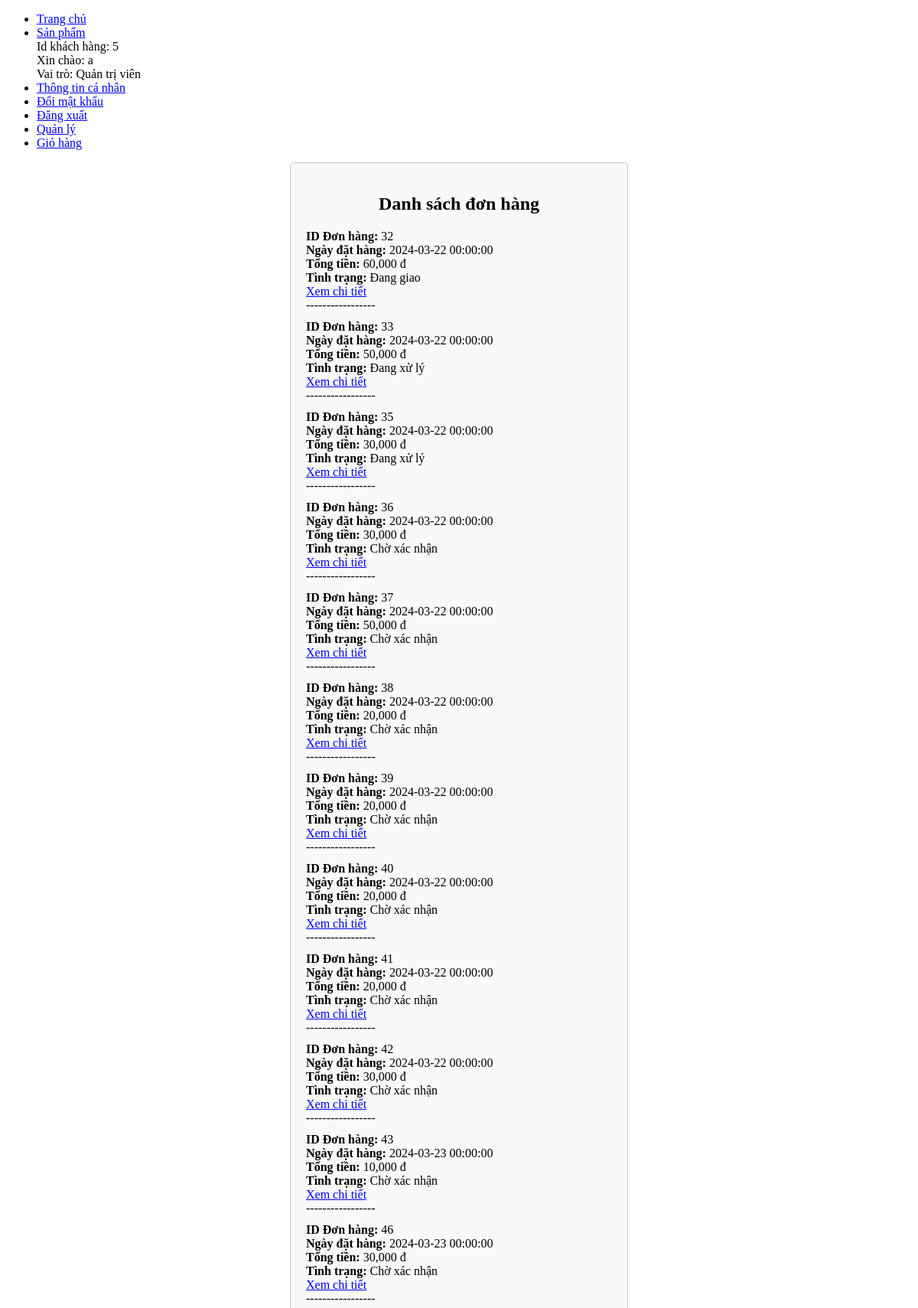
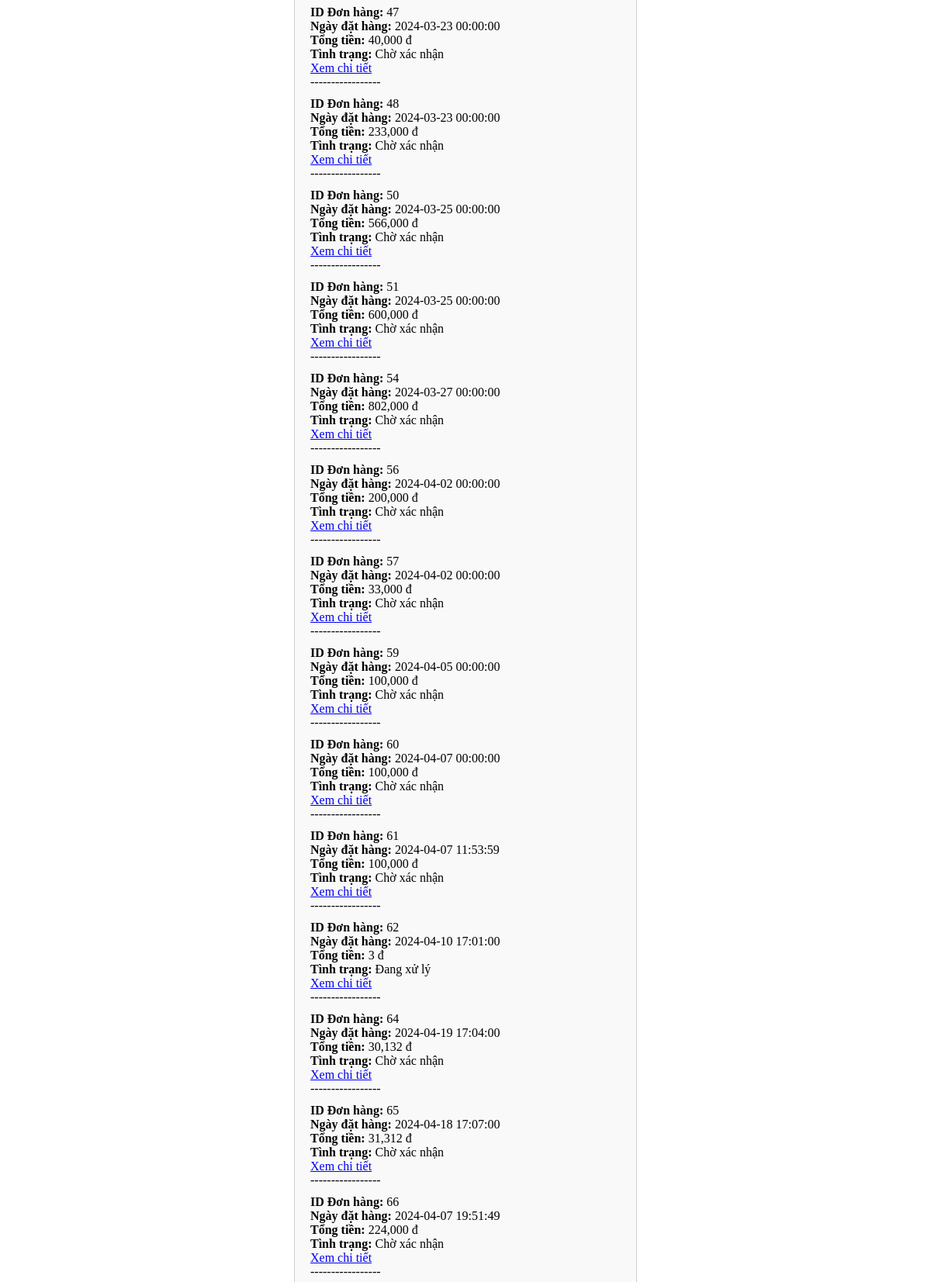
The app's page /user/index.php?ctrl=customerUserController&action=viewOrderList (signed in, upper part) with its own data (2 pictures, top to bottom).
### tables this page shows
CREATE TABLE `don_dat_hang` (
  `id` int(11) NOT NULL,
  `id_khach_hang` int(11) DEFAULT NULL,
  `ngay` datetime DEFAULT NULL,
  `tong_tien` decimal(10,2) DEFAULT NULL,
  `ghi_chu` text DEFAULT NULL,
  `tinh_trang` varchar(224) DEFAULT NULL
);

### lib/database.php (called while the page is built, shortened)
<?php
class Database
{
    private $host = "localhost";
    private $username = "root";
    private $password = "";
    private $database = "phonestore";
    private $conn;
    public function __construct()
    {
        $this->conn = $this->connectDB();
    }
    private function connectDB()
    {
        $conn = mysqli_connect($this->host, $this->username, $this->password, $this->database);
        return $conn;
    }
    public function select($query)
    {
        $result = mysqli_query($this->conn, $query);
        if ($result) {
            $data = mysqli_fetch_all($result, MYSQLI_ASSOC);
            return $data;
        } else {
            die(mysqli_error($this->conn));
        }
    }
}

### lib/session.php (called while the page is built, shortened)
<?php
class Session
{
    public static function getSessionValue($key)
    {
        if (isset($_SESSION[$key])) {
            return $_SESSION[$key];
        } else {
            return null;
        }
    }
}

### user/model/customerUserModel.php (called while the page is built, shortened)
<?php
class customerUserModel
{
    private $db;
    public function __construct()
    {
        $this->db = new Database();
    }
    public function getCustomerByIdNguoiDung()
    {
        $id_nguoi_dung = Session::getSessionValue('login_id');
        $sql = "SELECT * FROM khach_hang WHERE id_nguoi_dung = $id_nguoi_dung";
        $result = $this->db->select($sql);
        return $result;
    }
    public function getOrdersByCustomerId($customerId)
    {
        $sql = "SELECT * FROM don_dat_hang WHERE id_khach_hang = $customerId";
        $result = $this->db->select($sql);
        return $result;
    }
}

### user/view/orderList.php (the view, shortened to what this page needs)
<!DOCTYPE html>
<html lang="vi">
<head>
</head>
<body>
    <div class="customer-info">
        <h2>Danh sách đơn hàng</h2>
        <?php
        if (!empty($orders)) {
            echo '<ul>';
            foreach ($orders as $order) {
                echo '<li>';
                echo '<label>ID Đơn hàng:</label> ' . $order['id'] . '<br>';
                echo '<label>Ngày đặt hàng:</label> ' . $order['ngay'] . '<br>';
                echo '<label>Tổng tiền:</label> ' . number_format($order['tong_tien']) . ' đ<br>';
                echo '<label>Tình trạng:</label> ' . $order['tinh_trang'] . '<br>';
                echo '<a href="index.php?ctrl=customerUserController&action=viewOrderDetail&id=' . $order['id'] . '">Xem chi tiết</a><br>';
                echo '-----------------';
                echo '</li>';
            }
            echo '</ul>';
        } else {
            echo '<p>Không có đơn hàng nào được tìm thấy cho khách hàng này.</p>';
        }
        ?>
    </div>
</body>
</html>

### user/view/orderList.php (style rules this page uses)
.customer-info { width: 400px; margin: 0 auto; padding: 20px; border: 1px solid #ccc; border-radius: 5px; background-color: #f9f9f9; }
.customer-info h2 { text-align: center; margin-bottom: 20px; }
.customer-info ul { list-style-type: none; padding: 0; }
.customer-info li { margin-bottom: 10px; }
.customer-info label { font-weight: bold; }

### records on screen
don_dat_hang: id "32", ngay "2024-03-22 00:00:00", tong_tien "60,000", tinh_trang "Đang giao"
don_dat_hang: id "33", ngay "2024-03-22 00:00:00", tong_tien "50,000", tinh_trang "Đang xử lý"
don_dat_hang: id "35", ngay "2024-03-22 00:00:00", tong_tien "30,000", tinh_trang "Đang xử lý"
don_dat_hang: id "36", ngay "2024-03-22 00:00:00", tong_tien "30,000", tinh_trang "Chờ xác nhận"
don_dat_hang: id "37", ngay "2024-03-22 00:00:00", tong_tien "50,000", tinh_trang "Chờ xác nhận"
don_dat_hang: id "38", ngay "2024-03-22 00:00:00", tong_tien "20,000", tinh_trang "Chờ xác nhận"
don_dat_hang: id "39", ngay "2024-03-22 00:00:00", tong_tien "20,000", tinh_trang "Chờ xác nhận"
don_dat_hang: id "40", ngay "2024-03-22 00:00:00", tong_tien "20,000", tinh_trang "Chờ xác nhận"
don_dat_hang: id "41", ngay "2024-03-22 00:00:00", tong_tien "20,000", tinh_trang "Chờ xác nhận"
don_dat_hang: id "42", ngay "2024-03-22 00:00:00", tong_tien "30,000", tinh_trang "Chờ xác nhận"
don_dat_hang: id "43", ngay "2024-03-23 00:00:00", tong_tien "10,000", tinh_trang "Chờ xác nhận"
don_dat_hang: id "46", ngay "2024-03-23 00:00:00", tong_tien "30,000", tinh_trang "Chờ xác nhận"
don_dat_hang: id "47", ngay "2024-03-23 00:00:00", tong_tien "40,000", tinh_trang "Chờ xác nhận"
don_dat_hang: id "48", ngay "2024-03-23 00:00:00", tong_tien "233,000", tinh_trang "Chờ xác nhận"
don_dat_hang: id "50", ngay "2024-03-25 00:00:00", tong_tien "566,000", tinh_trang "Chờ xác nhận"
don_dat_hang: id "51", ngay "2024-03-25 00:00:00", tong_tien "600,000", tinh_trang "Chờ xác nhận"
don_dat_hang: id "54", ngay "2024-03-27 00:00:00", tong_tien "802,000", tinh_trang "Chờ xác nhận"
don_dat_hang: id "56", ngay "2024-04-02 00:00:00", tong_tien "200,000", tinh_trang "Chờ xác nhận"
don_dat_hang: id "57", ngay "2024-04-02 00:00:00", tong_tien "33,000", tinh_trang "Chờ xác nhận"
don_dat_hang: id "59", ngay "2024-04-05 00:00:00", tong_tien "100,000", tinh_trang "Chờ xác nhận"
don_dat_hang: id "60", ngay "2024-04-07 00:00:00", tong_tien "100,000", tinh_trang "Chờ xác nhận"
don_dat_hang: id "61", ngay "2024-04-07 11:53:59", tong_tien "100,000", tinh_trang "Chờ xác nhận"
don_dat_hang: id "62", ngay "2024-04-10 17:01:00", tong_tien "3", tinh_trang "Đang xử lý"
don_dat_hang: id "64", ngay "2024-04-19 17:04:00", tong_tien "30,132", tinh_trang "Chờ xác nhận"
don_dat_hang: id "65", ngay "2024-04-18 17:07:00", tong_tien "31,312", tinh_trang "Chờ xác nhận"
don_dat_hang: id "66", ngay "2024-04-07 19:51:49", tong_tien "224,000", tinh_trang "Chờ xác nhận"

### other values on screen
$id_khach_hang "5"
$ten_dang_nhap "a"
$vai_tro "Quản trị viên"
